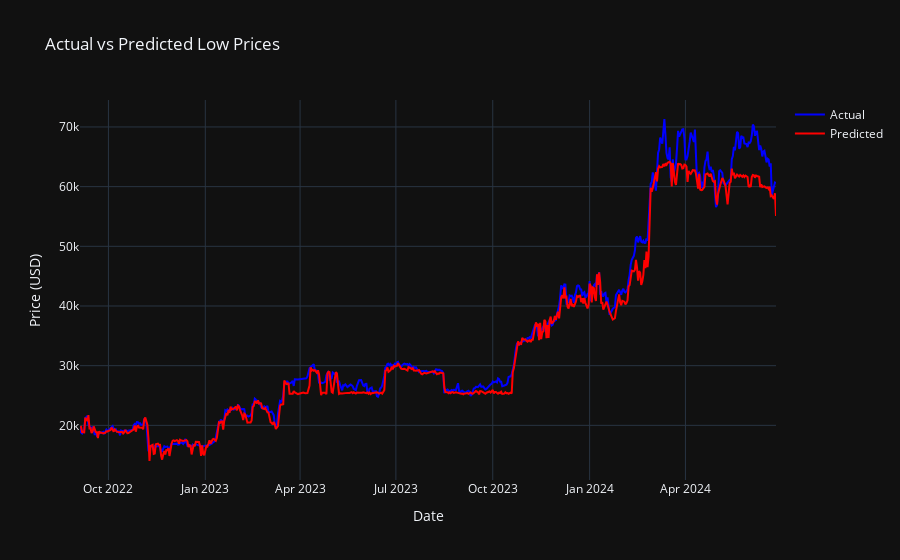

The notebook cell saved with this chart:
### Code cell
fig_high = plot_predictions_vs_actuals(dates, y_test['y_low'], y_pred['y_pred_low'], 'Actual vs Predicted Low Prices')
fig_high.show()

### Figure 1 — Plotly figure (JSON) as saved in the notebook; plotly's stock layout.template omitted (floating-point values rounded to 4 significant figures; data arrays with more than 128 entries replaced by an {"elided": "..."} marker saying what was removed)
{"data": [{"line": {"color": "blue"}, "mode": "lines", "name": "Actual", "type": "scatter", "x": {"elided": "591 str values"}, "y": {"elided": "591 float values"}}, {"line": {"color": "red"}, "mode": "lines", "name": "Predicted", "type": "scatter", "x": {"elided": "591 str values"}, "y": {"elided": "591 float values"}}], "layout": {"title": {"text": "Actual vs Predicted Low Prices"}, "xaxis": {"title": {"text": "Date"}}, "yaxis": {"title": {"text": "Price (USD)"}}}}
